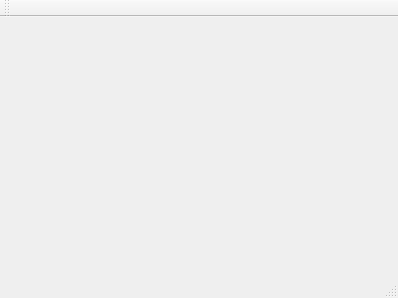
<?xml version="1.0" encoding="UTF-8"?>
<ui version="4.0">
 <class>MainWindow</class>
 <widget class="QMainWindow" name="MainWindow">
  <property name="geometry">
   <rect>
    <x>0</x>
    <y>0</y>
    <width>398</width>
    <height>298</height>
   </rect>
  </property>
  <property name="windowTitle">
   <string>MainWindow</string>
  </property>
  <widget class="QWidget" name="centralWidget">
   <widget class="KeyboardLayout" name="widget" native="true">
    <property name="geometry">
     <rect>
      <x>20</x>
      <y>10</y>
      <width>241</width>
      <height>151</height>
     </rect>
    </property>
   </widget>
  </widget>
  <widget class="QMenuBar" name="menuBar">
   <property name="geometry">
    <rect>
     <x>0</x>
     <y>0</y>
     <width>398</width>
     <height>21</height>
    </rect>
   </property>
  </widget>
  <widget class="QToolBar" name="mainToolBar">
   <attribute name="toolBarArea">
    <enum>TopToolBarArea</enum>
   </attribute>
   <attribute name="toolBarBreak">
    <bool>false</bool>
   </attribute>
  </widget>
  <widget class="QStatusBar" name="statusBar"/>
 </widget>
 <layoutdefault spacing="6" margin="11"/>
 <customwidgets>
  <customwidget>
   <class>KeyboardLayout</class>
   <extends>QWidget</extends>
   <header location="global">keyboardlayout.h</header>
   <container>1</container>
  </customwidget>
 </customwidgets>
 <resources/>
 <connections/>
</ui>
